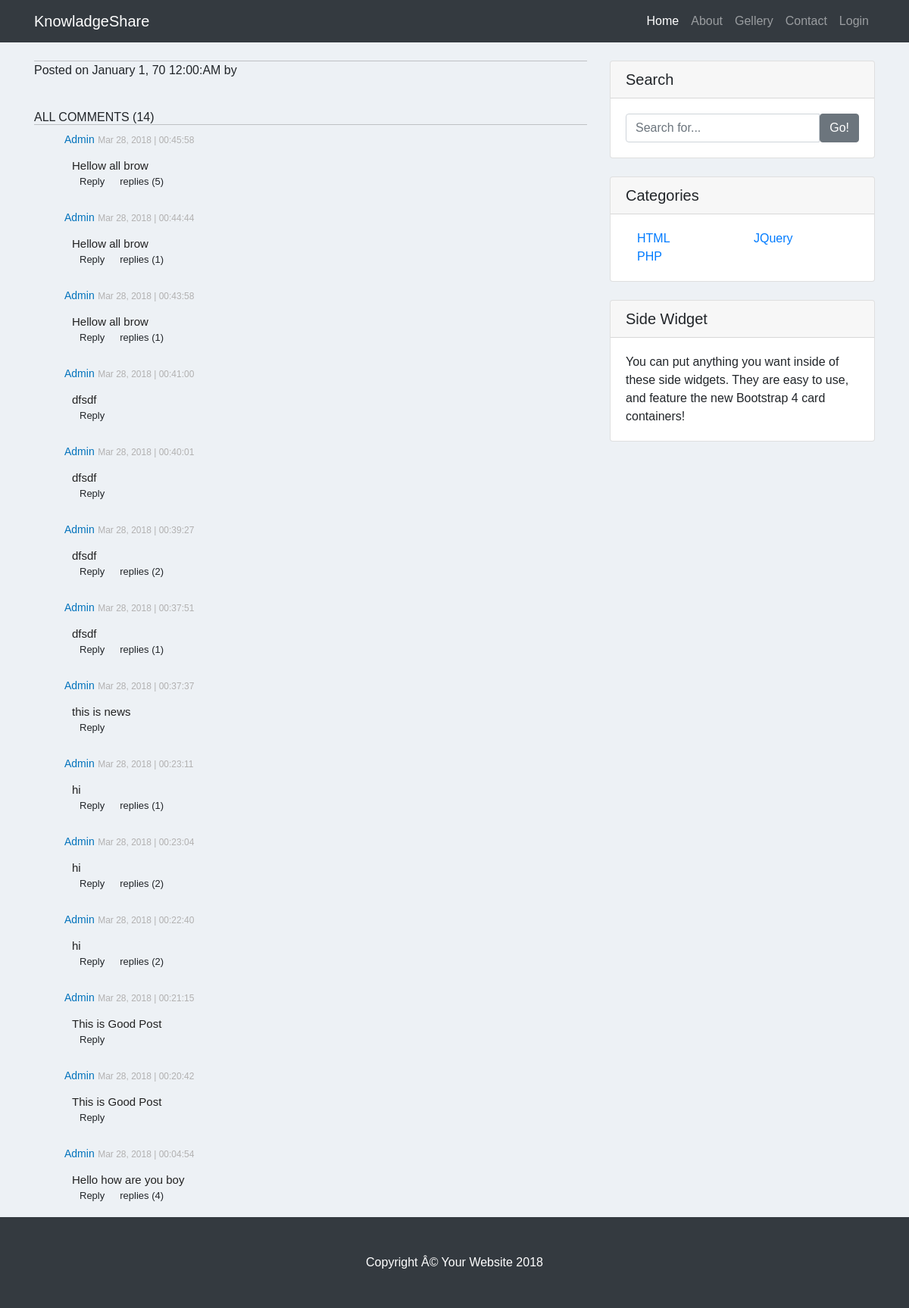
The page /single.php on the database its author committed.
### tables this page shows
CREATE TABLE `options` (
  `option_id` int(11) NOT NULL,
  `page_title` varchar(100) NOT NULL,
  `logo` varchar(100) NOT NULL,
  `about` longtext NOT NULL,
  `widget` longtext NOT NULL,
  `copyright` varchar(50) NOT NULL
);

CREATE TABLE `parents` (
  `id` int(11) NOT NULL,
  `user` varchar(50) NOT NULL,
  `text` varchar(255) NOT NULL,
  `date` datetime NOT NULL,
  `code` varchar(50) NOT NULL
);

CREATE TABLE `post_catergorys` (
  `category_id` int(11) NOT NULL,
  `category_names` varchar(255) NOT NULL
);

### functions/function.php (called while the page is built, shortened)
<?php
 function get_header(){
	 require_once('includes/header.php');
 }
  function get_sidebar(){
	  require_once('includes/sidebar.php');
 }
 function get_footer(){
	  require_once('includes/footer.php');
 }
?>

### comments/php/functions.php (the view, shortened to what this page needs)
<?php
	function get_total() {
		require 'connect.php';
		$result = mysqli_query($connect, "SELECT * FROM `parents` ORDER BY `date` DESC");
		$row_cnt = mysqli_num_rows($result);
		echo '<h1 class="all_comment">All Comments ('.$row_cnt.')</h1>';
	}
	function get_comments() {
		require 'connect.php';
		$result =  mysqli_query($connect, "SELECT * FROM `parents` ORDER BY `date` DESC");
		foreach($result as $item) {
			$date = new dateTime($item['date']);
			$date = date_format($date, 'M j, Y | H:i:s');
			$user = $item['user'];
			$comment = $item['text'];
			$par_code = $item['code'];
			echo '<div class="comment" id="'.$par_code.'">'
					.'<p class="user">'.$user.'</p>&nbsp;'
					.'<p class="time">'.$date.'</p>'
					.'<p class="comment-text">'.$comment.'</p>'
					.'<a class="link-reply" id="reply" name="'.$par_code.'">Reply</a>';
				$chi_result = mysqli_query($connect, "SELECT * FROM `children` WHERE `par_code`='$par_code' ORDER BY `date` DESC");
				$chi_cnt = mysqli_num_rows($chi_result);
				if($chi_cnt == 0){
				} else {
					echo '<a class="link-reply" id="children" name="'.$par_code.'"><span id="tog_text">replies</span> ('.$chi_cnt.')</a>'
						.'<div class="child-comments" id="C-'.$par_code.'">';
					echo '</div>';
				}
				echo '</div>';
		}
	}
?>

### includes/header.php (shortened to what this page needs)
<?php
  require_once('functions/function.php');
  include_once('config.php');
?>
<!DOCTYPE html>
<html lang="en">
  <head>
    <?php
  $sql = "SELECT * FROM options";
    $result = mysqli_query($conn, $sql);
        $row = mysqli_fetch_assoc($result);
    ?>
    <link href="vendor/bootstrap/css/bootstrap.min.css" rel="stylesheet">
	<link rel="stylesheet" type="text/css" href="css/prettyPhoto.css" media="all" />
      <link rel="stylesheet" href="comments/style.css">
    <link href="css/blog-home.css" rel="stylesheet"/>
    <link href="css/custom-style" rel="stylesheet"/>
  </head>
  <body>
    <nav class="navbar navbar-expand-lg navbar-dark bg-dark fixed-top">
      <div class="container">
        <a class="navbar-brand" href="index.php"><?php echo $row['logo']?></a>
        <div class="collapse navbar-collapse" id="navbarResponsive">
          <ul class="navbar-nav ml-auto">
            <li class="nav-item active">
              <a class="nav-link" href="index.php">Home
              </a>
            </li>
            <li class="nav-item">
              <a class="nav-link" href="about.php">About</a>
            </li>
            <li class="nav-item">
              <a class="nav-link" href="gellery.php">Gellery</a>
            </li>
            <li class="nav-item">
              <a class="nav-link" href="contact.php">Contact</a>
            </li>
			<li class="nav-item">
                <?php if(empty($_SESSION['user_id'])){ ?>
              <a class="nav-link" href="Admin/login.php">Login</a>
     <?php       }else{ ?>
                     <a class="nav-link" href="Admin/index.php">Deshboard</a>
            <?php  }
                ?>
            </li>
          </ul>
        </div>
      </div>
    </nav>

### includes/sidebar.php
    <div class="col-md-4">
      <div class="card my-4">
        <h5 class="card-header">Search</h5>
        <div class="card-body">
          <form action="search.php" method="get">
          <div class="input-group">
            <input type="text" class="form-control" name="search" placeholder="Search for..." required>
            <span class="input-group-btn">
              <button class="btn btn-secondary" type="submit">Go!</button>
            </span>
          </div>
          </form>
        </div>
      </div>
      <div class="card my-4">
        <h5 class="card-header">Categories</h5>
        <div class="card-body">
          <div class="row">
            <div class="col-lg-12">
              <ul class="cat_list list-unstyled">
                <?php
                $cat_list= "SELECT * FROM post_catergorys";
                global $conn;
                $cat_resut=mysqli_query($conn,$cat_list);
                while ($cat_row=mysqli_fetch_assoc($cat_resut)) { ?>
                   <div class="col-md-6" style="float:left">
                      <li>
                  <a href="posts.php?category=<?php echo $cat_row['category_id']?>"><?php echo $cat_row['category_names'];?></a>
                </li>
                   </div>
              <?php  }
                ?>
              </ul>
            </div>
          </div>
        </div>
      </div>
      <div class="card my-4">
        <h5 class="card-header">Side Widget</h5>
        <div class="card-body">
          You can put anything you want inside of these side widgets. They are easy to use, and feature the new Bootstrap 4 card containers!
        </div>
      </div>
    </div>
  </div>
</div>

### includes/footer.php (shortened to what this page needs)
    <?php
   include 'config.php';
   $sql = "SELECT * FROM options";
    $result = mysqli_query($conn, $sql);
        $row = mysqli_fetch_assoc($result);
    ?>
    <footer class="py-5 bg-dark">
      <div class="container">
        <p class="m-0 text-center text-white"><?php echo $row['copyright']?></p>
      </div>
    </footer>
  </body>
</html>

### comments/style.css (style rules this page uses)
* { margin:0px; padding:0px; box-sizing:border-box; font-family:'Calibri', sans-serif; outline:none; }
html, body { background-color:#edf1f5; }
.comment { width:100%; height:auto; padding:7px 40px; margin:0px auto; margin-bottom:10px; text-align:justify; }
.user, .time { display:inline-block; }
.user { font-size:14px; color:#0072bc; text-decoration: none; word-break: break-all; line-height:17px; }
.time { font-size:12px; color:#b2b1b1; transition:ease 0.2s all; }
.comment-text { font-size:15px; line-height:17px; color:#222; margin:0px 10px; }
.link-reply { color:#767676; margin-left:20px; font-size:13px; cursor: pointer; }
.all_comment { border-bottom:1px solid rgba(1,1,1,0.2); }
h1 { width:100%; height:auto; margin:0px auto; font-size:16px; font-weight:300; text-transform: uppercase; }

### css/blog-home.css (style rules this page uses)
body { padding-top: 54px; }
@media (min-width: 992px) { body { padding-top: 56px; } }

### rows shown on the page
options: logo "KnowladgeShare", copyright "Copyright Â© Your Website 2018"
parents: user "Admin", date "Mar 28, 2018 | 00:45:58", text "Hellow all brow", chi_cnt "5"
parents: user "Admin", date "Mar 28, 2018 | 00:44:44", text "Hellow all brow", chi_cnt "1"
parents: user "Admin", date "Mar 28, 2018 | 00:43:58", text "Hellow all brow", chi_cnt "1"
parents: user "Admin", date "Mar 28, 2018 | 00:41:00", text "dfsdf"
parents: user "Admin", date "Mar 28, 2018 | 00:40:01", text "dfsdf"
parents: user "Admin", date "Mar 28, 2018 | 00:39:27", text "dfsdf", chi_cnt "2"
parents: user "Admin", date "Mar 28, 2018 | 00:37:51", text "dfsdf", chi_cnt "1"
parents: user "Admin", date "Mar 28, 2018 | 00:37:37", text "this is news"
parents: user "Admin", date "Mar 28, 2018 | 00:23:11", text "hi", chi_cnt "1"
parents: user "Admin", date "Mar 28, 2018 | 00:23:04", text "hi", chi_cnt "2"
parents: user "Admin", date "Mar 28, 2018 | 00:22:40", text "hi", chi_cnt "2"
parents: user "Admin", date "Mar 28, 2018 | 00:21:15", text "This is Good Post"
parents: user "Admin", date "Mar 28, 2018 | 00:20:42", text "This is Good Post"
parents: user "Admin", date "Mar 28, 2018 | 00:04:54", text "Hello how are you boy", chi_cnt "4"
post_catergorys: category_names "HTML"
post_catergorys: category_names "JQuery"
post_catergorys: category_names "PHP"

### other values the page prints
$date->formDate($row['date']) "January 1, 70 12:00:AM"
$row_cnt "14"
